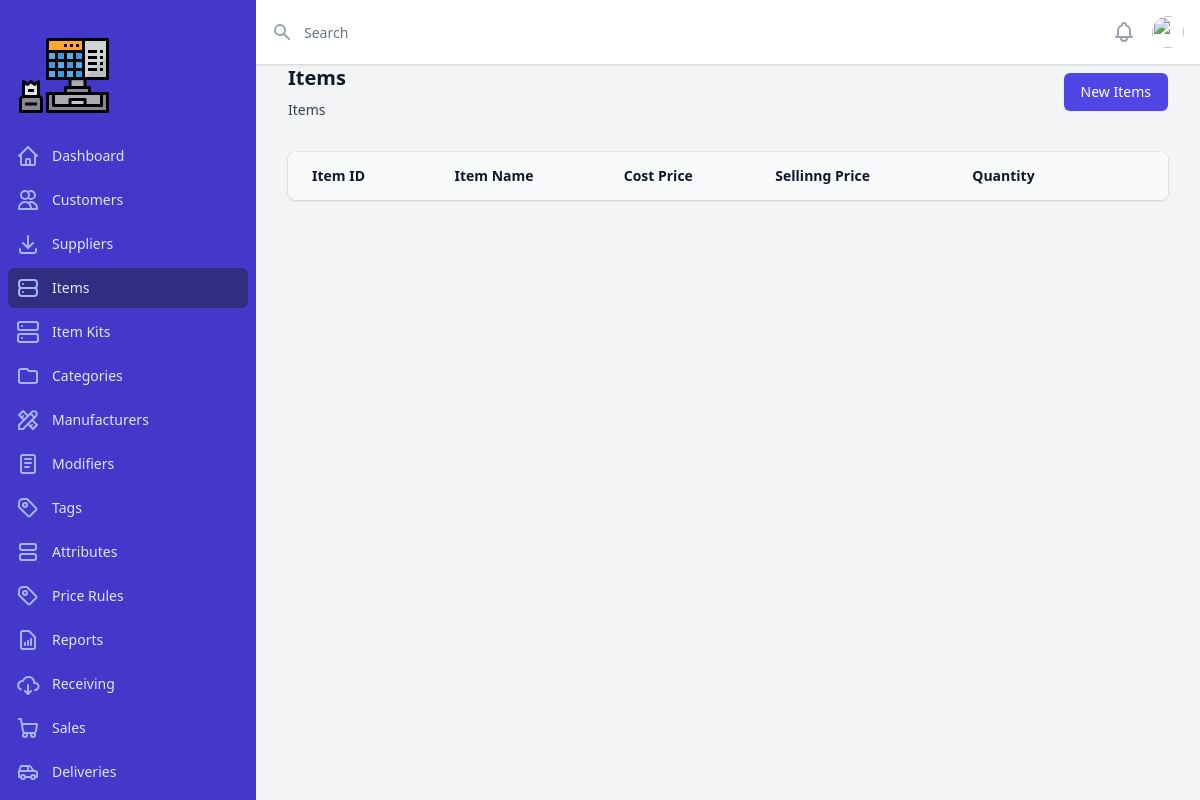
Before: /index.php?page=items with the older database file.
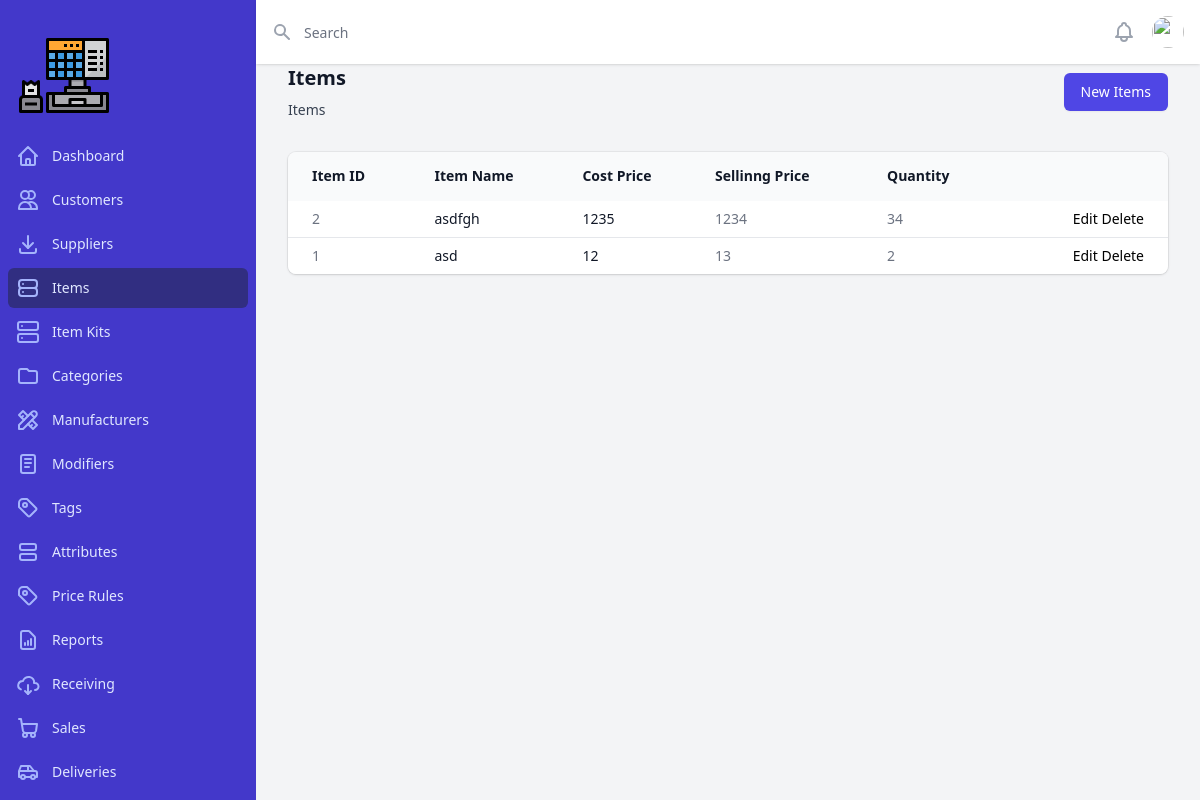
After: the same page with the newer database file.
### tables this page shows
CREATE TABLE `tbl_items` (
  `item_id` int(11) NOT NULL,
  `item_name` varchar(30) NOT NULL,
  `cost_price` int(11) NOT NULL,
  `selling_price` int(11) NOT NULL,
  `quantity` int(11) NOT NULL
);

### pages/items/items.php (the view, shortened to what this page needs)
<?php
require_once("config.php");
?>
<?php
	$pdo_statement = $pdo_conn->prepare("SELECT * FROM tbl_items ORDER BY item_id DESC");
	$pdo_statement->execute();
	$result = $pdo_statement->fetchAll();
?>
<div class="px-4 sm:px-6 lg:px-8">
  <div class="sm:flex sm:items-center">
    <div class="sm:flex-auto">
      <h1 class="text-xl font-semibold text-gray-900">Items</h1>
      <p class="mt-2 text-sm text-gray-700">Items</p>
    </div>
    <div class="mt-4 sm:mt-0 sm:ml-16 sm:flex-none">
      <a href="index.php?page=items-create">
        <button type="button" class="inline-flex items-center justify-center rounded-md border border-transparent bg-indigo-600 px-4 py-2 text-sm font-medium text-white shadow-sm hover:bg-indigo-700 focus:outline-none focus:ring-2 focus:ring-indigo-500 focus:ring-offset-2 sm:w-auto">New Items</button>
      </a>
    </div>
  </div>
  <div class="mt-8 flex flex-col">
    <div class="-my-2 -mx-4 overflow-x-auto sm:-mx-6 lg:-mx-8">
      <div class="inline-block min-w-full py-2 align-middle md:px-6 lg:px-8">
        <div class="overflow-hidden shadow ring-1 ring-black ring-opacity-5 md:rounded-lg">
          <table class="min-w-full divide-y divide-gray-50">
            <thead class="bg-gray-50">
              <tr>
                <th scope="col" class="whitespace-nowrap py-3.5 pl-4 pr-3 text-left text-sm font-semibold text-gray-900 sm:pl-6">Item ID</th>
                <th scope="col" class="whitespace-nowrap px-2 py-3.5 text-left text-sm font-semibold text-gray-900">Item Name</th>
                <th scope="col" class="whitespace-nowrap px-2 py-3.5 text-left text-sm font-semibold text-gray-900">Cost Price</th>
                <th scope="col" class="whitespace-nowrap px-2 py-3.5 text-left text-sm font-semibold text-gray-900">Sellinng Price</th>
                <th scope="col" class="whitespace-nowrap px-2 py-3.5 text-left text-sm font-semibold text-gray-900">Quantity</th>
                <th scope="col" class="bg-gray-50 relative whitespace-nowrap py-3.5 pl-3 pr-4 sm:pr-6">
                </th>
              </tr>
            </thead>
            <tbody class="divide-y divide-gray-200 bg-white">
            <?php
              if(!empty($result)) {
              foreach($result as $row) {
              ?>
              <tr>
                <td class="whitespace-nowrap py-2 pl-4 pr-3 text-sm text-gray-500 sm:pl-6 text"><?php echo $row['item_id'] ?></td>
                <td class="whitespace-nowrap px-2 py-2 text-sm font-medium text-gray-900"><?php echo $row['item_name'] ?></td>
                <td class="whitespace-nowrap px-2 py-2 text-sm text-gray-900"><?php echo $row['cost_price'] ?></td>
                <td class="whitespace-nowrap px-2 py-2 text-sm text-gray-500"><?php echo $row['selling_price'] ?></td>
                <td class="whitespace-nowrap px-2 py-2 text-sm text-gray-500"><?php echo $row['quantity'] ?></td>
                <td class="relative whitespace-nowrap py-2 pl-3 pr-4 text-right text-sm font-medium sm:pr-6 gap-2">
                  <a href="index.php?page=items-update&item_id=<?php echo $row['item_id'] ?>">Edit</a>
                  <a href="index.php?page=items-delete&item_id=<?php echo $row['item_id'] ?>" onclick="return confirm('do you want to delete this?')">Delete</a>
                </td>
              </tr>
              <?php } } ?>
            </tbody>
          </table>
        </div>
      </div>
    </div>
  </div>
</div>

Changed rows visible on the page:
added tbl_items: item_id "2", item_name "asdfgh", cost_price "1235", selling_price "1234", quantity "34"
added tbl_items: item_id "1", item_name "asd", cost_price "12", selling_price "13", quantity "2"
